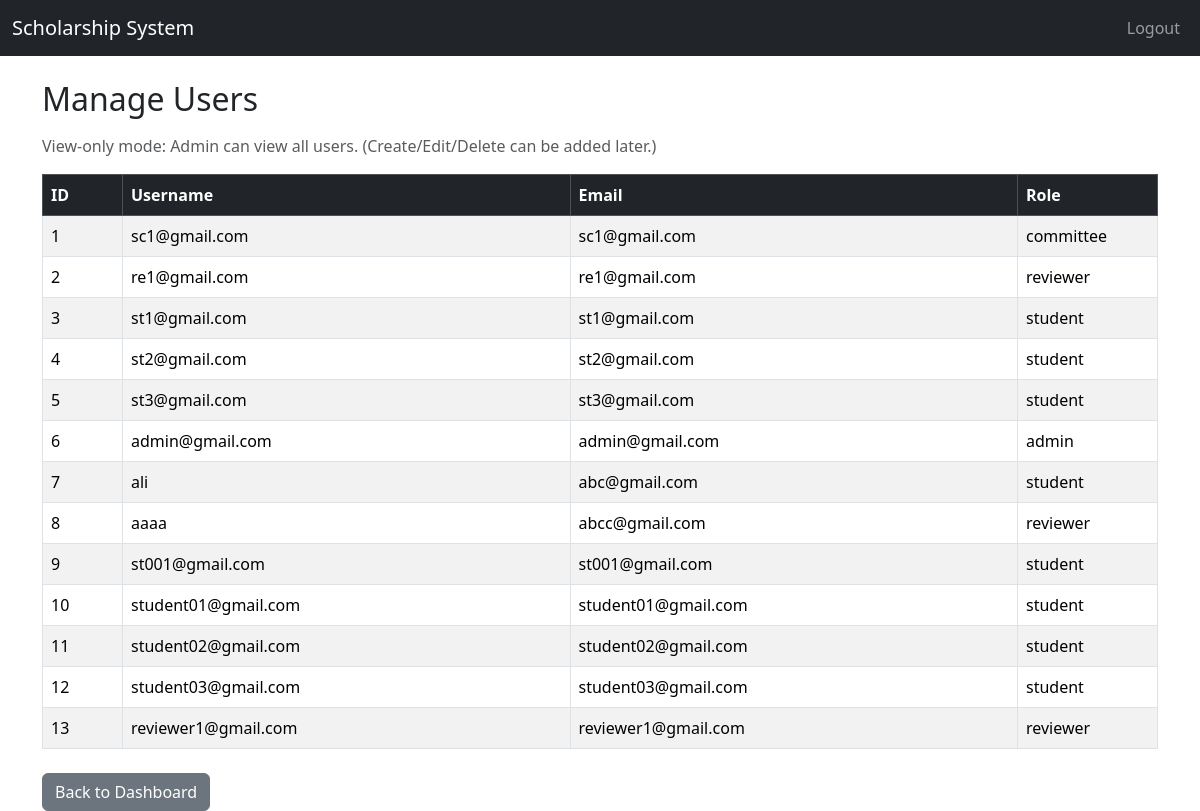
The page /admin/manage_users (signed in) on the database as committed earlier.
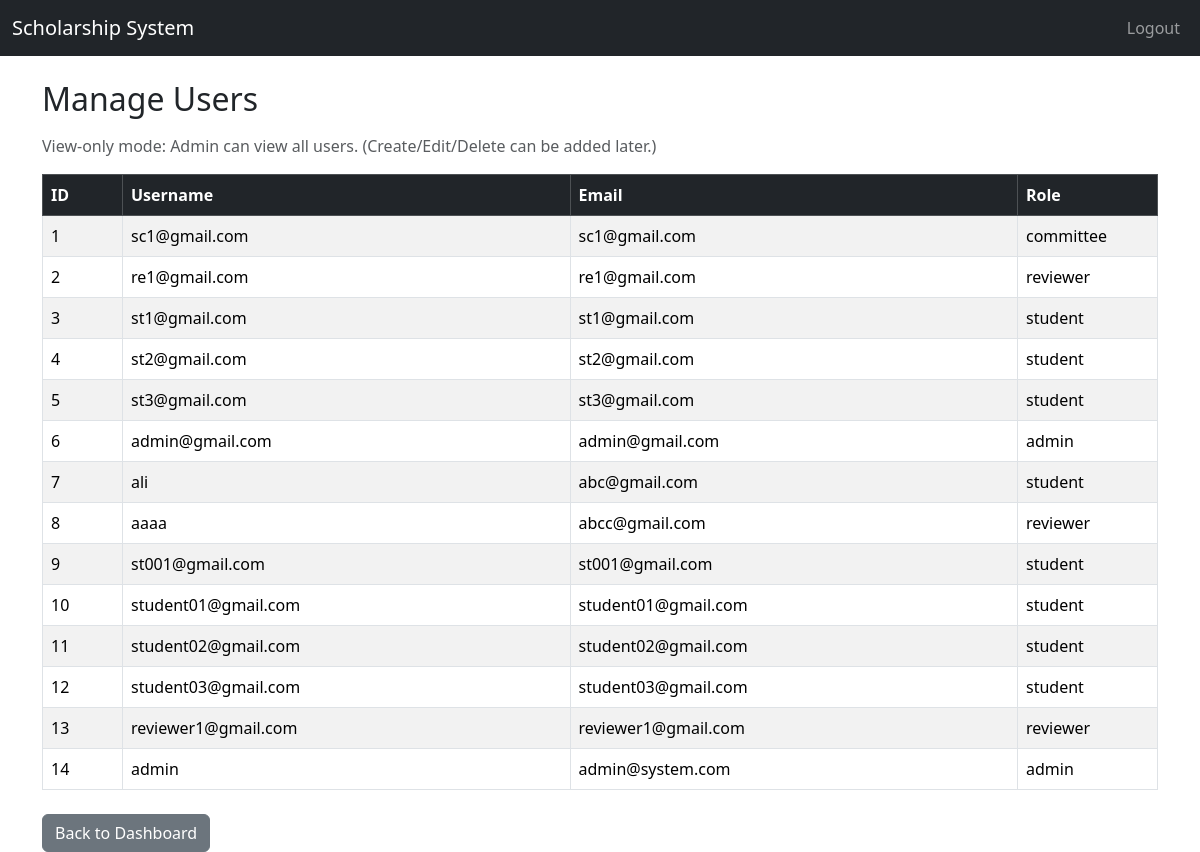
The same page on the database as committed later.
### app/models.py (models this page shows)
class User(UserMixin, db.Model):
    id = db.Column(db.Integer, primary_key=True)
    username = db.Column(db.String(50), unique=True, nullable=False)
    email = db.Column(db.String(100), unique=True, nullable=False)
    your_id = db.Column(db.String(20), unique=True, nullable=True)
    password = db.Column(db.String(255), nullable=False)
    role = db.Column(db.String(20), nullable=False)
    created_at = db.Column(db.DateTime, default=datetime.utcnow)

### app/routes/admin_routes.py (the view)
@admin_bp.route('/manage_users')
@login_required
def manage_users():
    if current_user.role != 'admin':
        flash("Access denied.", "danger")
        return redirect(url_for('auth.login'))
    users = User.query.all()
    return render_template('admin/manage_users.html', users=users)

### app/templates/admin/manage_users.html (shortened to what this page needs)
{% extends "base.html" %}
{% block content %}
<h2 class="mb-3">Manage Users</h2>
<p class="text-muted">
  View-only mode: Admin can view all users. (Create/Edit/Delete can be added later.)
</p>
<div class="table-responsive">
  <table class="table table-striped table-bordered align-middle">
    <thead class="table-dark">
      <tr>
        <th style="width: 80px;">ID</th>
        <th>Username</th>
        <th>Email</th>
        <th style="width: 140px;">Role</th>
      </tr>
    </thead>
    <tbody>
      {% for u in users %}
      <tr>
        <td>{{ u.id }}</td>
        <td>{{ u.username }}</td>
        <td>{{ u.email }}</td>
        <td>{{ u.role }}</td>
      </tr>
      {% else %}
      <tr>
        <td colspan="4" class="text-center text-muted">No users found.</td>
      </tr>
      {% endfor %}
    </tbody>
  </table>
</div>
<a href="{{ url_for('admin.dashboard') }}" class="btn btn-secondary mt-2">Back to Dashboard</a>
{% endblock %}

Rows that differ between the two databases and show on the page:
added User: id "14", username "admin", email "admin@system.com", role "admin"
